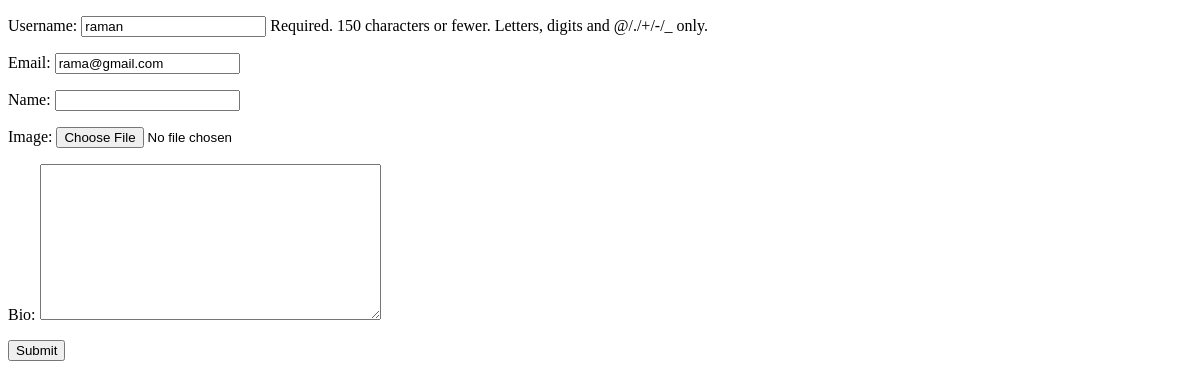
The page /editprofile/ (signed in) on the database as committed earlier.
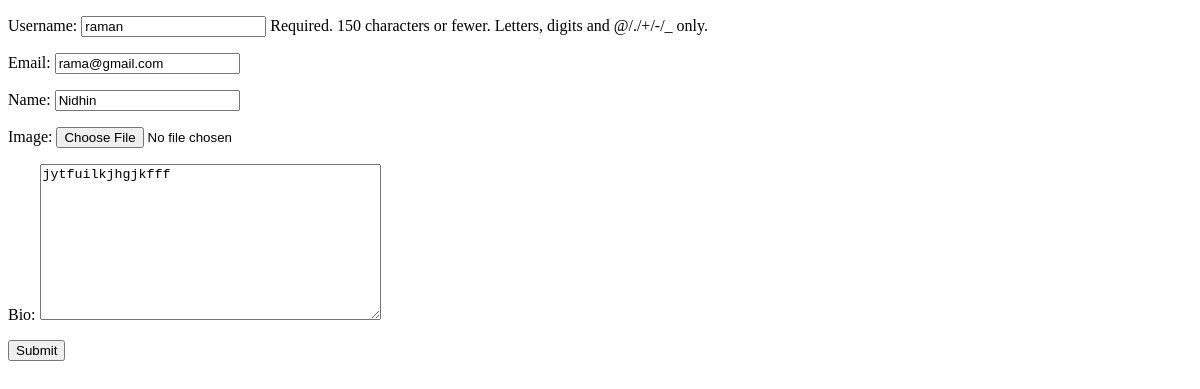
The same page on the database as committed later.
### base/models.py (models this page shows)
class CustomUser(AbstractUser):
    name=models.CharField(max_length=100,null=True,blank=True)
    email=models.EmailField(unique=True,null=True)
    bio=models.TextField(null=True,blank=True)
    image=models.ImageField(upload_to='images',null=True,blank=True,default='/home/nidhin/Desktop/notesapp/notesapp/static/images/default.jpg')
    REQUIRED_FIELDS=[]

### base/views.py (the view)
# urls.py: path('editprofile/',views.editprofile,name='editprofile'),
@login_required(login_url='login')
def editprofile(request):
    user=request.user
    form=EditProfile(instance=user)
    if request.method=="POST":
        form=EditProfile(request.POST,request.FILES,instance=user)
        if form.is_valid():
            form.save()
            messages.success(request,'succesfully updated')
            return redirect('profile')
    context={
        'form':form
    }
    return render(request,'editprofile.html',context)

### base/forms.py
class EditProfile(forms.ModelForm):
    class Meta:
        model=CustomUser
        fields=['username','email','name','image','bio']

### templates/editprofile.html (shortened to what this page needs)
{% extends 'base.html' %}
{% block content %}
<form action="" method="post" enctype="multipart/form-data">
    {{form.as_p}}
    <button>Submit</button>
</form>
{% endblock content %}

Rows that differ between the two databases and show on the page:
changed CustomUser "raman": name (not shown) → "Nidhin"; bio (not shown) → "jytfuilkjhgjkfff"
